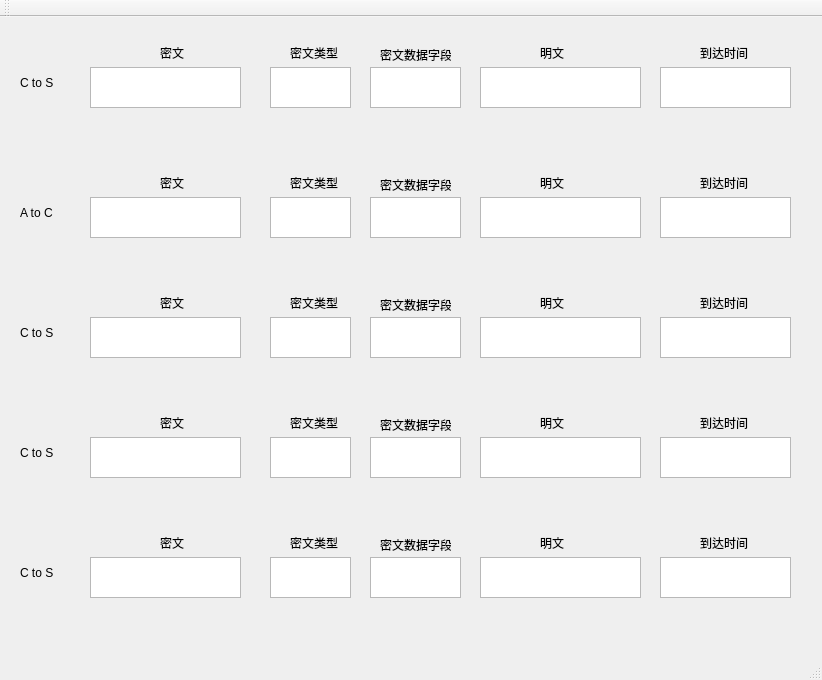
<?xml version="1.0" encoding="UTF-8"?>
<ui version="4.0">
 <class>MainWindow</class>
 <widget class="QMainWindow" name="MainWindow">
  <property name="geometry">
   <rect>
    <x>0</x>
    <y>0</y>
    <width>822</width>
    <height>680</height>
   </rect>
  </property>
  <property name="windowTitle">
   <string>MainWindow</string>
  </property>
  <widget class="QWidget" name="centralWidget">
   <widget class="QWidget" name="widget" native="true">
    <property name="geometry">
     <rect>
      <x>10</x>
      <y>20</y>
      <width>791</width>
      <height>111</height>
     </rect>
    </property>
    <widget class="QLabel" name="label">
     <property name="geometry">
      <rect>
       <x>10</x>
       <y>40</y>
       <width>54</width>
       <height>12</height>
      </rect>
     </property>
     <property name="text">
      <string>C to S</string>
     </property>
    </widget>
    <widget class="QTextEdit" name="cipher_text1">
     <property name="geometry">
      <rect>
       <x>80</x>
       <y>30</y>
       <width>151</width>
       <height>41</height>
      </rect>
     </property>
    </widget>
    <widget class="QTextEdit" name="cipher_type1">
     <property name="geometry">
      <rect>
       <x>260</x>
       <y>30</y>
       <width>81</width>
       <height>41</height>
      </rect>
     </property>
    </widget>
    <widget class="QTextEdit" name="cipher_field1">
     <property name="geometry">
      <rect>
       <x>360</x>
       <y>30</y>
       <width>91</width>
       <height>41</height>
      </rect>
     </property>
    </widget>
    <widget class="QTextEdit" name="plain_text1">
     <property name="geometry">
      <rect>
       <x>470</x>
       <y>30</y>
       <width>161</width>
       <height>41</height>
      </rect>
     </property>
    </widget>
    <widget class="QTextEdit" name="text_time1">
     <property name="geometry">
      <rect>
       <x>650</x>
       <y>30</y>
       <width>131</width>
       <height>41</height>
      </rect>
     </property>
    </widget>
    <widget class="QLabel" name="label_2">
     <property name="geometry">
      <rect>
       <x>150</x>
       <y>10</y>
       <width>54</width>
       <height>12</height>
      </rect>
     </property>
     <property name="text">
      <string>密文</string>
     </property>
    </widget>
    <widget class="QLabel" name="label_3">
     <property name="geometry">
      <rect>
       <x>280</x>
       <y>10</y>
       <width>54</width>
       <height>12</height>
      </rect>
     </property>
     <property name="text">
      <string>密文类型</string>
     </property>
    </widget>
    <widget class="QLabel" name="label_4">
     <property name="geometry">
      <rect>
       <x>370</x>
       <y>10</y>
       <width>71</width>
       <height>16</height>
      </rect>
     </property>
     <property name="text">
      <string>密文数据字段</string>
     </property>
    </widget>
    <widget class="QLabel" name="label_5">
     <property name="geometry">
      <rect>
       <x>530</x>
       <y>10</y>
       <width>54</width>
       <height>12</height>
      </rect>
     </property>
     <property name="text">
      <string>明文</string>
     </property>
    </widget>
    <widget class="QLabel" name="label_6">
     <property name="geometry">
      <rect>
       <x>690</x>
       <y>10</y>
       <width>54</width>
       <height>12</height>
      </rect>
     </property>
     <property name="text">
      <string>到达时间</string>
     </property>
    </widget>
   </widget>
   <widget class="QWidget" name="widget_2" native="true">
    <property name="geometry">
     <rect>
      <x>10</x>
      <y>150</y>
      <width>791</width>
      <height>111</height>
     </rect>
    </property>
    <widget class="QLabel" name="label_7">
     <property name="geometry">
      <rect>
       <x>10</x>
       <y>40</y>
       <width>54</width>
       <height>12</height>
      </rect>
     </property>
     <property name="text">
      <string>A to C</string>
     </property>
    </widget>
    <widget class="QTextEdit" name="textEdit_6">
     <property name="geometry">
      <rect>
       <x>80</x>
       <y>30</y>
       <width>151</width>
       <height>41</height>
      </rect>
     </property>
    </widget>
    <widget class="QTextEdit" name="textEdit_7">
     <property name="geometry">
      <rect>
       <x>260</x>
       <y>30</y>
       <width>81</width>
       <height>41</height>
      </rect>
     </property>
    </widget>
    <widget class="QTextEdit" name="textEdit_8">
     <property name="geometry">
      <rect>
       <x>360</x>
       <y>30</y>
       <width>91</width>
       <height>41</height>
      </rect>
     </property>
    </widget>
    <widget class="QTextEdit" name="textEdit_9">
     <property name="geometry">
      <rect>
       <x>470</x>
       <y>30</y>
       <width>161</width>
       <height>41</height>
      </rect>
     </property>
    </widget>
    <widget class="QTextEdit" name="textEdit_10">
     <property name="geometry">
      <rect>
       <x>650</x>
       <y>30</y>
       <width>131</width>
       <height>41</height>
      </rect>
     </property>
    </widget>
    <widget class="QLabel" name="label_8">
     <property name="geometry">
      <rect>
       <x>150</x>
       <y>10</y>
       <width>54</width>
       <height>12</height>
      </rect>
     </property>
     <property name="text">
      <string>密文</string>
     </property>
    </widget>
    <widget class="QLabel" name="label_9">
     <property name="geometry">
      <rect>
       <x>280</x>
       <y>10</y>
       <width>54</width>
       <height>12</height>
      </rect>
     </property>
     <property name="text">
      <string>密文类型</string>
     </property>
    </widget>
    <widget class="QLabel" name="label_10">
     <property name="geometry">
      <rect>
       <x>370</x>
       <y>10</y>
       <width>71</width>
       <height>16</height>
      </rect>
     </property>
     <property name="text">
      <string>密文数据字段</string>
     </property>
    </widget>
    <widget class="QLabel" name="label_11">
     <property name="geometry">
      <rect>
       <x>530</x>
       <y>10</y>
       <width>54</width>
       <height>12</height>
      </rect>
     </property>
     <property name="text">
      <string>明文</string>
     </property>
    </widget>
    <widget class="QLabel" name="label_12">
     <property name="geometry">
      <rect>
       <x>690</x>
       <y>10</y>
       <width>54</width>
       <height>12</height>
      </rect>
     </property>
     <property name="text">
      <string>到达时间</string>
     </property>
    </widget>
   </widget>
   <widget class="QWidget" name="widget_3" native="true">
    <property name="geometry">
     <rect>
      <x>10</x>
      <y>270</y>
      <width>791</width>
      <height>111</height>
     </rect>
    </property>
    <widget class="QLabel" name="label_13">
     <property name="geometry">
      <rect>
       <x>10</x>
       <y>40</y>
       <width>54</width>
       <height>12</height>
      </rect>
     </property>
     <property name="text">
      <string>C to S</string>
     </property>
    </widget>
    <widget class="QTextEdit" name="textEdit_11">
     <property name="geometry">
      <rect>
       <x>80</x>
       <y>30</y>
       <width>151</width>
       <height>41</height>
      </rect>
     </property>
    </widget>
    <widget class="QTextEdit" name="textEdit_12">
     <property name="geometry">
      <rect>
       <x>260</x>
       <y>30</y>
       <width>81</width>
       <height>41</height>
      </rect>
     </property>
    </widget>
    <widget class="QTextEdit" name="textEdit_13">
     <property name="geometry">
      <rect>
       <x>360</x>
       <y>30</y>
       <width>91</width>
       <height>41</height>
      </rect>
     </property>
    </widget>
    <widget class="QTextEdit" name="textEdit_14">
     <property name="geometry">
      <rect>
       <x>470</x>
       <y>30</y>
       <width>161</width>
       <height>41</height>
      </rect>
     </property>
    </widget>
    <widget class="QTextEdit" name="textEdit_15">
     <property name="geometry">
      <rect>
       <x>650</x>
       <y>30</y>
       <width>131</width>
       <height>41</height>
      </rect>
     </property>
    </widget>
    <widget class="QLabel" name="label_14">
     <property name="geometry">
      <rect>
       <x>150</x>
       <y>10</y>
       <width>54</width>
       <height>12</height>
      </rect>
     </property>
     <property name="text">
      <string>密文</string>
     </property>
    </widget>
    <widget class="QLabel" name="label_15">
     <property name="geometry">
      <rect>
       <x>280</x>
       <y>10</y>
       <width>54</width>
       <height>12</height>
      </rect>
     </property>
     <property name="text">
      <string>密文类型</string>
     </property>
    </widget>
    <widget class="QLabel" name="label_16">
     <property name="geometry">
      <rect>
       <x>370</x>
       <y>10</y>
       <width>71</width>
       <height>16</height>
      </rect>
     </property>
     <property name="text">
      <string>密文数据字段</string>
     </property>
    </widget>
    <widget class="QLabel" name="label_17">
     <property name="geometry">
      <rect>
       <x>530</x>
       <y>10</y>
       <width>54</width>
       <height>12</height>
      </rect>
     </property>
     <property name="text">
      <string>明文</string>
     </property>
    </widget>
    <widget class="QLabel" name="label_18">
     <property name="geometry">
      <rect>
       <x>690</x>
       <y>10</y>
       <width>54</width>
       <height>12</height>
      </rect>
     </property>
     <property name="text">
      <string>到达时间</string>
     </property>
    </widget>
   </widget>
   <widget class="QWidget" name="widget_4" native="true">
    <property name="geometry">
     <rect>
      <x>10</x>
      <y>390</y>
      <width>791</width>
      <height>111</height>
     </rect>
    </property>
    <widget class="QLabel" name="label_19">
     <property name="geometry">
      <rect>
       <x>10</x>
       <y>40</y>
       <width>54</width>
       <height>12</height>
      </rect>
     </property>
     <property name="text">
      <string>C to S</string>
     </property>
    </widget>
    <widget class="QTextEdit" name="textEdit_16">
     <property name="geometry">
      <rect>
       <x>80</x>
       <y>30</y>
       <width>151</width>
       <height>41</height>
      </rect>
     </property>
    </widget>
    <widget class="QTextEdit" name="textEdit_17">
     <property name="geometry">
      <rect>
       <x>260</x>
       <y>30</y>
       <width>81</width>
       <height>41</height>
      </rect>
     </property>
    </widget>
    <widget class="QTextEdit" name="textEdit_18">
     <property name="geometry">
      <rect>
       <x>360</x>
       <y>30</y>
       <width>91</width>
       <height>41</height>
      </rect>
     </property>
    </widget>
    <widget class="QTextEdit" name="textEdit_19">
     <property name="geometry">
      <rect>
       <x>470</x>
       <y>30</y>
       <width>161</width>
       <height>41</height>
      </rect>
     </property>
    </widget>
    <widget class="QTextEdit" name="textEdit_20">
     <property name="geometry">
      <rect>
       <x>650</x>
       <y>30</y>
       <width>131</width>
       <height>41</height>
      </rect>
     </property>
    </widget>
    <widget class="QLabel" name="label_20">
     <property name="geometry">
      <rect>
       <x>150</x>
       <y>10</y>
       <width>54</width>
       <height>12</height>
      </rect>
     </property>
     <property name="text">
      <string>密文</string>
     </property>
    </widget>
    <widget class="QLabel" name="label_21">
     <property name="geometry">
      <rect>
       <x>280</x>
       <y>10</y>
       <width>54</width>
       <height>12</height>
      </rect>
     </property>
     <property name="text">
      <string>密文类型</string>
     </property>
    </widget>
    <widget class="QLabel" name="label_22">
     <property name="geometry">
      <rect>
       <x>370</x>
       <y>10</y>
       <width>71</width>
       <height>16</height>
      </rect>
     </property>
     <property name="text">
      <string>密文数据字段</string>
     </property>
    </widget>
    <widget class="QLabel" name="label_23">
     <property name="geometry">
      <rect>
       <x>530</x>
       <y>10</y>
       <width>54</width>
       <height>12</height>
      </rect>
     </property>
     <property name="text">
      <string>明文</string>
     </property>
    </widget>
    <widget class="QLabel" name="label_24">
     <property name="geometry">
      <rect>
       <x>690</x>
       <y>10</y>
       <width>54</width>
       <height>12</height>
      </rect>
     </property>
     <property name="text">
      <string>到达时间</string>
     </property>
    </widget>
   </widget>
   <widget class="QWidget" name="widget_5" native="true">
    <property name="geometry">
     <rect>
      <x>10</x>
      <y>510</y>
      <width>791</width>
      <height>111</height>
     </rect>
    </property>
    <widget class="QLabel" name="label_25">
     <property name="geometry">
      <rect>
       <x>10</x>
       <y>40</y>
       <width>54</width>
       <height>12</height>
      </rect>
     </property>
     <property name="text">
      <string>C to S</string>
     </property>
    </widget>
    <widget class="QTextEdit" name="textEdit_21">
     <property name="geometry">
      <rect>
       <x>80</x>
       <y>30</y>
       <width>151</width>
       <height>41</height>
      </rect>
     </property>
    </widget>
    <widget class="QTextEdit" name="textEdit_22">
     <property name="geometry">
      <rect>
       <x>260</x>
       <y>30</y>
       <width>81</width>
       <height>41</height>
      </rect>
     </property>
    </widget>
    <widget class="QTextEdit" name="textEdit_23">
     <property name="geometry">
      <rect>
       <x>360</x>
       <y>30</y>
       <width>91</width>
       <height>41</height>
      </rect>
     </property>
    </widget>
    <widget class="QTextEdit" name="textEdit_24">
     <property name="geometry">
      <rect>
       <x>470</x>
       <y>30</y>
       <width>161</width>
       <height>41</height>
      </rect>
     </property>
    </widget>
    <widget class="QTextEdit" name="textEdit_25">
     <property name="geometry">
      <rect>
       <x>650</x>
       <y>30</y>
       <width>131</width>
       <height>41</height>
      </rect>
     </property>
    </widget>
    <widget class="QLabel" name="label_26">
     <property name="geometry">
      <rect>
       <x>150</x>
       <y>10</y>
       <width>54</width>
       <height>12</height>
      </rect>
     </property>
     <property name="text">
      <string>密文</string>
     </property>
    </widget>
    <widget class="QLabel" name="label_27">
     <property name="geometry">
      <rect>
       <x>280</x>
       <y>10</y>
       <width>54</width>
       <height>12</height>
      </rect>
     </property>
     <property name="text">
      <string>密文类型</string>
     </property>
    </widget>
    <widget class="QLabel" name="label_28">
     <property name="geometry">
      <rect>
       <x>370</x>
       <y>10</y>
       <width>71</width>
       <height>16</height>
      </rect>
     </property>
     <property name="text">
      <string>密文数据字段</string>
     </property>
    </widget>
    <widget class="QLabel" name="label_29">
     <property name="geometry">
      <rect>
       <x>530</x>
       <y>10</y>
       <width>54</width>
       <height>12</height>
      </rect>
     </property>
     <property name="text">
      <string>明文</string>
     </property>
    </widget>
    <widget class="QLabel" name="label_30">
     <property name="geometry">
      <rect>
       <x>690</x>
       <y>10</y>
       <width>54</width>
       <height>12</height>
      </rect>
     </property>
     <property name="text">
      <string>到达时间</string>
     </property>
    </widget>
   </widget>
  </widget>
  <widget class="QMenuBar" name="menuBar">
   <property name="geometry">
    <rect>
     <x>0</x>
     <y>0</y>
     <width>822</width>
     <height>23</height>
    </rect>
   </property>
  </widget>
  <widget class="QToolBar" name="mainToolBar">
   <attribute name="toolBarArea">
    <enum>TopToolBarArea</enum>
   </attribute>
   <attribute name="toolBarBreak">
    <bool>false</bool>
   </attribute>
  </widget>
  <widget class="QStatusBar" name="statusBar"/>
 </widget>
 <layoutdefault spacing="6" margin="11"/>
 <resources/>
 <connections/>
</ui>
